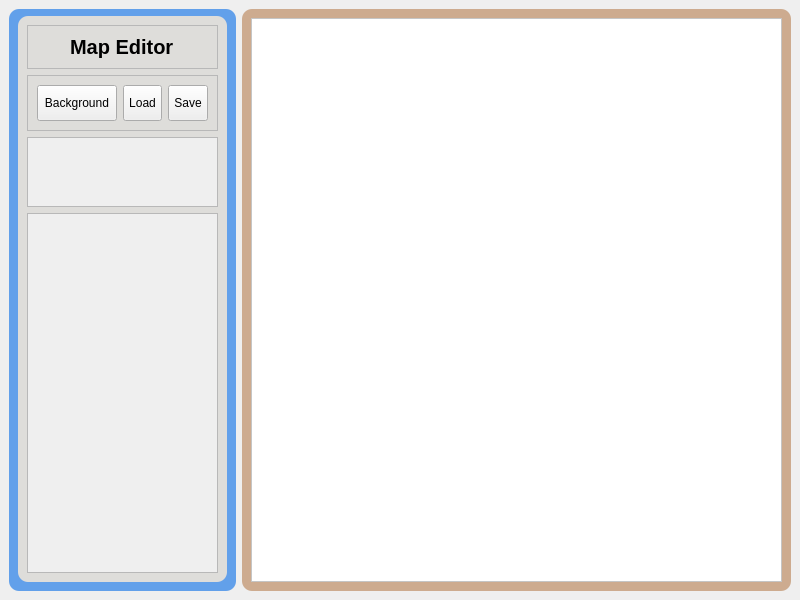
<?xml version="1.0" encoding="UTF-8"?>
<ui version="4.0">
 <class>MapEditor</class>
 <widget class="QMainWindow" name="MapEditor">
  <property name="geometry">
   <rect>
    <x>0</x>
    <y>0</y>
    <width>800</width>
    <height>600</height>
   </rect>
  </property>
  <property name="windowTitle">
   <string>CS2D Map Editor</string>
  </property>
  <property name="styleSheet">
   <string notr="true"/>
  </property>
  <widget class="QWidget" name="centralwidget">
   <layout class="QHBoxLayout" name="horizontalLayout_3">
    <item>
     <widget class="QWidget" name="leftMenu" native="true">
      <property name="enabled">
       <bool>true</bool>
      </property>
      <property name="sizePolicy">
       <sizepolicy hsizetype="Minimum" vsizetype="Minimum">
        <horstretch>0</horstretch>
        <verstretch>0</verstretch>
       </sizepolicy>
      </property>
      <property name="maximumSize">
       <size>
        <width>388</width>
        <height>16777215</height>
       </size>
      </property>
      <property name="layoutDirection">
       <enum>Qt::RightToLeft</enum>
      </property>
      <property name="autoFillBackground">
       <bool>false</bool>
      </property>
      <property name="styleSheet">
       <string notr="true">#leftMenu{
	background-color: rgb(98, 160, 234);
	border-radius: 10px;
}
</string>
      </property>
      <layout class="QVBoxLayout" name="verticalLayout_2">
       <property name="topMargin">
        <number>7</number>
       </property>
       <item>
        <widget class="QFrame" name="leftFrame">
         <property name="sizePolicy">
          <sizepolicy hsizetype="Fixed" vsizetype="Expanding">
           <horstretch>0</horstretch>
           <verstretch>0</verstretch>
          </sizepolicy>
         </property>
         <property name="styleSheet">
          <string notr="true">#leftFrame{
	background-color: rgb(222, 221, 218);
	border-radius: 10px;
}</string>
         </property>
         <property name="frameShape">
          <enum>QFrame::StyledPanel</enum>
         </property>
         <property name="frameShadow">
          <enum>QFrame::Raised</enum>
         </property>
         <layout class="QVBoxLayout" name="verticalLayout">
          <item>
           <widget class="QFrame" name="programNameFrame">
            <property name="sizePolicy">
             <sizepolicy hsizetype="Minimum" vsizetype="Fixed">
              <horstretch>0</horstretch>
              <verstretch>0</verstretch>
             </sizepolicy>
            </property>
            <property name="font">
             <font>
              <weight>50</weight>
              <bold>false</bold>
             </font>
            </property>
            <property name="styleSheet">
             <string notr="true"/>
            </property>
            <property name="frameShape">
             <enum>QFrame::StyledPanel</enum>
            </property>
            <property name="frameShadow">
             <enum>QFrame::Raised</enum>
            </property>
            <layout class="QHBoxLayout" name="horizontalLayout_2">
             <item alignment="Qt::AlignHCenter|Qt::AlignTop">
              <widget class="QLabel" name="name">
               <property name="font">
                <font>
                 <pointsize>15</pointsize>
                 <weight>75</weight>
                 <italic>false</italic>
                 <bold>true</bold>
                 <underline>false</underline>
                 <strikeout>false</strikeout>
                </font>
               </property>
               <property name="text">
                <string>Map Editor</string>
               </property>
               <property name="textFormat">
                <enum>Qt::MarkdownText</enum>
               </property>
              </widget>
             </item>
            </layout>
           </widget>
          </item>
          <item>
           <widget class="QFrame" name="buttonsFrame">
            <property name="enabled">
             <bool>true</bool>
            </property>
            <property name="sizePolicy">
             <sizepolicy hsizetype="Fixed" vsizetype="Fixed">
              <horstretch>0</horstretch>
              <verstretch>0</verstretch>
             </sizepolicy>
            </property>
            <property name="minimumSize">
             <size>
              <width>0</width>
              <height>56</height>
             </size>
            </property>
            <property name="cursor">
             <cursorShape>PointingHandCursor</cursorShape>
            </property>
            <property name="layoutDirection">
             <enum>Qt::RightToLeft</enum>
            </property>
            <property name="styleSheet">
             <string notr="true">#SaveButton{
	padding: 5px;
}
#ExitButton{
	padding: 5px;
}
#LoadButton{
	padding: 5px;
}</string>
            </property>
            <property name="frameShape">
             <enum>QFrame::StyledPanel</enum>
            </property>
            <property name="frameShadow">
             <enum>QFrame::Raised</enum>
            </property>
            <layout class="QHBoxLayout" name="horizontalLayout_5">
             <item>
              <widget class="QPushButton" name="SaveButton">
               <property name="sizePolicy">
                <sizepolicy hsizetype="Minimum" vsizetype="Minimum">
                 <horstretch>0</horstretch>
                 <verstretch>0</verstretch>
                </sizepolicy>
               </property>
               <property name="cursor">
                <cursorShape>PointingHandCursor</cursorShape>
               </property>
               <property name="styleSheet">
                <string notr="true"/>
               </property>
               <property name="text">
                <string>Save</string>
               </property>
               <property name="icon">
                <iconset>
                 <normaloff>:/icons/icons/save.svg</normaloff>:/icons/icons/save.svg</iconset>
               </property>
               <property name="iconSize">
                <size>
                 <width>24</width>
                 <height>24</height>
                </size>
               </property>
              </widget>
             </item>
             <item>
              <widget class="QPushButton" name="LoadButton">
               <property name="enabled">
                <bool>true</bool>
               </property>
               <property name="sizePolicy">
                <sizepolicy hsizetype="Minimum" vsizetype="Minimum">
                 <horstretch>0</horstretch>
                 <verstretch>0</verstretch>
                </sizepolicy>
               </property>
               <property name="cursor">
                <cursorShape>PointingHandCursor</cursorShape>
               </property>
               <property name="autoFillBackground">
                <bool>false</bool>
               </property>
               <property name="styleSheet">
                <string notr="true"/>
               </property>
               <property name="text">
                <string>Load</string>
               </property>
               <property name="icon">
                <iconset>
                 <normaloff>:/icons/icons/upload.svg</normaloff>:/icons/icons/upload.svg</iconset>
               </property>
               <property name="iconSize">
                <size>
                 <width>24</width>
                 <height>24</height>
                </size>
               </property>
               <property name="autoDefault">
                <bool>false</bool>
               </property>
               <property name="default">
                <bool>false</bool>
               </property>
              </widget>
             </item>
             <item>
              <widget class="QPushButton" name="LoadBackgroundButton">
               <property name="sizePolicy">
                <sizepolicy hsizetype="Minimum" vsizetype="Minimum">
                 <horstretch>0</horstretch>
                 <verstretch>0</verstretch>
                </sizepolicy>
               </property>
               <property name="cursor">
                <cursorShape>PointingHandCursor</cursorShape>
               </property>
               <property name="styleSheet">
                <string notr="true"/>
               </property>
               <property name="text">
                <string>Background</string>
               </property>
               <property name="icon">
                <iconset>
                 <normaloff>:/icons/icons/edit-2.svg</normaloff>:/icons/icons/edit-2.svg</iconset>
               </property>
               <property name="iconSize">
                <size>
                 <width>24</width>
                 <height>24</height>
                </size>
               </property>
              </widget>
             </item>
            </layout>
           </widget>
          </item>
          <item alignment="Qt::AlignTop">
           <widget class="QScrollArea" name="scrollArea_3">
            <property name="cursor" stdset="0">
             <cursorShape>OpenHandCursor</cursorShape>
            </property>
            <property name="layoutDirection">
             <enum>Qt::LeftToRight</enum>
            </property>
            <property name="styleSheet">
             <string notr="true">border-image: url(:/images/images/hud_slot.bmp);</string>
            </property>
            <property name="widgetResizable">
             <bool>true</bool>
            </property>
            <widget class="QWidget" name="scrollAreaWidgetContents_3">
             <property name="geometry">
              <rect>
               <x>0</x>
               <y>0</y>
               <width>208</width>
               <height>68</height>
              </rect>
             </property>
             <layout class="QHBoxLayout" name="horizontalLayout_6">
              <item>
               <widget class="QLabel" name="weaponsheet">
                <property name="text">
                 <string/>
                </property>
               </widget>
              </item>
             </layout>
            </widget>
           </widget>
          </item>
          <item>
           <widget class="QScrollArea" name="scrollArea_2">
            <property name="cursor" stdset="0">
             <cursorShape>OpenHandCursor</cursorShape>
            </property>
            <property name="styleSheet">
             <string notr="true">border-image: url(:/images/images/cs2d.bmp);</string>
            </property>
            <property name="widgetResizable">
             <bool>true</bool>
            </property>
            <widget class="QWidget" name="scrollAreaWidgetContents_2">
             <property name="geometry">
              <rect>
               <x>0</x>
               <y>0</y>
               <width>208</width>
               <height>357</height>
              </rect>
             </property>
             <layout class="QHBoxLayout" name="horizontalLayout_4">
              <item>
               <widget class="QLabel" name="tylesheet">
                <property name="minimumSize">
                 <size>
                  <width>0</width>
                  <height>104</height>
                 </size>
                </property>
                <property name="cursor">
                 <cursorShape>ArrowCursor</cursorShape>
                </property>
                <property name="mouseTracking">
                 <bool>true</bool>
                </property>
                <property name="acceptDrops">
                 <bool>false</bool>
                </property>
                <property name="layoutDirection">
                 <enum>Qt::LeftToRight</enum>
                </property>
                <property name="autoFillBackground">
                 <bool>false</bool>
                </property>
                <property name="styleSheet">
                 <string notr="true"/>
                </property>
                <property name="text">
                 <string/>
                </property>
                <property name="pixmap">
                 <pixmap>:/tiles/assets/gfx/tiles/embrador.bmp</pixmap>
                </property>
                <property name="scaledContents">
                 <bool>false</bool>
                </property>
                <property name="alignment">
                 <set>Qt::AlignCenter</set>
                </property>
                <property name="wordWrap">
                 <bool>false</bool>
                </property>
               </widget>
              </item>
             </layout>
            </widget>
           </widget>
          </item>
         </layout>
        </widget>
       </item>
      </layout>
     </widget>
    </item>
    <item>
     <widget class="QWidget" name="mainBody" native="true">
      <property name="styleSheet">
       <string notr="true">#mainBody{
	border-radius: 10px;
	background-color: rgb(205, 171, 143);
}</string>
      </property>
      <layout class="QVBoxLayout" name="verticalLayout_4">
       <item>
        <widget class="QScrollArea" name="scrollArea">
         <property name="cursor" stdset="0">
          <cursorShape>ArrowCursor</cursorShape>
         </property>
         <property name="styleSheet">
          <string notr="true">background-color: rgb(255, 255, 255);</string>
         </property>
         <property name="verticalScrollBarPolicy">
          <enum>Qt::ScrollBarAsNeeded</enum>
         </property>
         <property name="widgetResizable">
          <bool>true</bool>
         </property>
         <property name="alignment">
          <set>Qt::AlignCenter</set>
         </property>
         <widget class="QWidget" name="scrollAreaWidgetContents">
          <property name="geometry">
           <rect>
            <x>0</x>
            <y>0</y>
            <width>510</width>
            <height>562</height>
           </rect>
          </property>
          <layout class="QHBoxLayout" name="horizontalLayout">
           <item>
            <widget class="QWidget" name="mapContainer" native="true">
             <property name="cursor">
              <cursorShape>ArrowCursor</cursorShape>
             </property>
             <property name="acceptDrops">
              <bool>true</bool>
             </property>
             <property name="styleSheet">
              <string notr="true">background-color: rgb(255, 255, 255);</string>
             </property>
            </widget>
           </item>
          </layout>
         </widget>
        </widget>
       </item>
      </layout>
     </widget>
    </item>
   </layout>
  </widget>
 </widget>
 <resources>
  <include location="resources.qrc"/>
 </resources>
 <connections/>
</ui>
